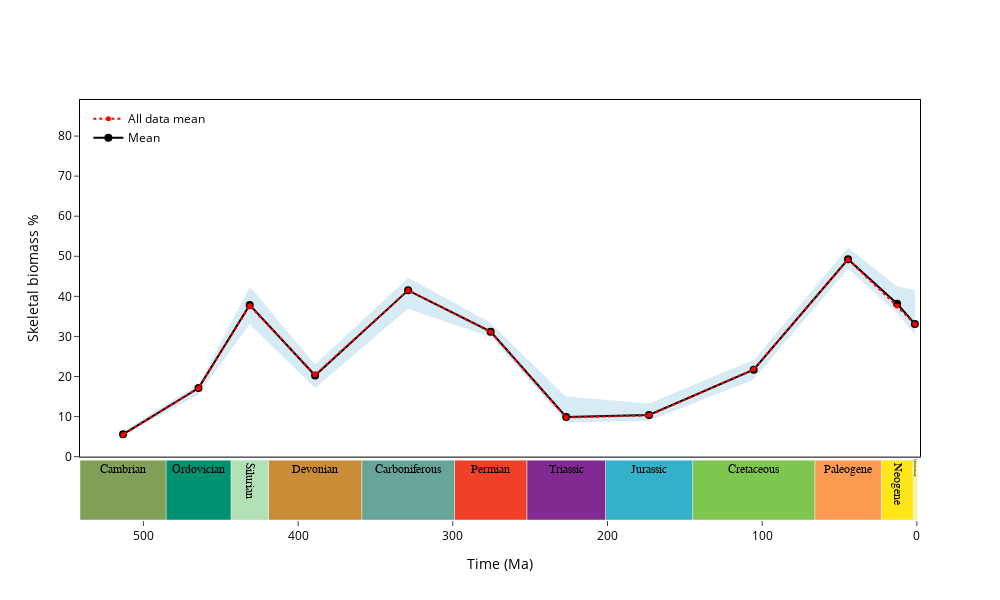

Notebook code for this chart:
### Code cell
fig = make_subplots(rows = 2,cols = 1,shared_xaxes = True,row_heights = [0.85,0.15],
                 vertical_spacing = 0.001)


fig.add_trace(go.Scatter(x=sampling_stats['time'], y=sampling_stats['min'],showlegend = False,
                             fill=None,mode='lines',line_color='white',
                        ),row=1,col=1)

fig.add_trace(go.Scatter(x=sampling_stats['time'],y=sampling_stats['max'],showlegend = False,
                         fill='tonexty', # fill area between trace0 and trace1
                         mode='lines', fillcolor='rgba(174, 215, 234,0.5)',
                         line_color = 'white'),row=1,col=1)

fig.add_trace(go.Scatter(x =sampling_stats['time'] ,y = sampling_stats['mean'],
                         mode = 'lines+markers',
                         name = 'Mean', line = dict(color = 'black'),showlegend = True,
                         marker = dict(color = 'black',size = 8),
                         ),row=1,col=1)

fig.add_trace(go.Scatter(x =data_skeletal['time'] ,y = data_skeletal['mean'],
                         mode = 'lines+markers',
                         name = 'All data mean', line = dict(color = 'red',dash = 'dot'),
                         showlegend = True,
                         marker = dict(color = 'red',size = 5),
                         ),row=1,col=1)


fig.update_xaxes(range=(541,-2),showticklabels = False,showline = True, 
                     mirror = True,linecolor = 'black',row=1,col=1)

plot_utils.plot_time(fig,time_period,width_period,2,1)

fig.update_xaxes(range=(541,-2),ticks = 'outside',title = 'Time (Ma)',row=2,col=1)

fig.update_yaxes(title='Skeletal biomass %',showline = True, ticks = 'outside',
                     range=(0,89),mirror = True,linecolor = 'black',row=1,col=1)

fig.update_layout(height = 600, width = 1000,font_color = 'black',
                 paper_bgcolor = 'white',
                 plot_bgcolor = 'white',
                 legend=dict(
                yanchor="top",
                    y=0.99,
                    xanchor="left",
                    x=0.01))
fig.show()
fig.write_image('./figures/Figure_S8.png',scale = 6)

### Figure 1 — Plotly figure (JSON) as saved in the notebook; plotly's stock layout.template omitted (floating-point values rounded to 4 significant figures)
{"data": [{"line": {"color": "white"}, "mode": "lines", "showlegend": false, "type": "scatter", "x": [1.294, 12.81, 44.51, 105.5, 173.1, 226.7, 275.5, 328.9, 389.1, 431.3, 464.4, 513.2], "xaxis": "x", "y": [30.21, 35.51, 46.55, 18.96, 8.702, 8.299, 29.57, 36.65, 16.73, 32.67, 15.19, 5.165], "yaxis": "y"}, {"fill": "tonexty", "fillcolor": "rgba(174, 215, 234,0.5)", "line": {"color": "white"}, "mode": "lines", "showlegend": false, "type": "scatter", "x": [1.294, 12.81, 44.51, 105.5, 173.1, 226.7, 275.5, 328.9, 389.1, 431.3, 464.4, 513.2], "xaxis": "x", "y": [41.79, 42.77, 52.51, 24.46, 13.51, 15.22, 33.67, 44.92, 23.34, 42.86, 18.41, 6.628], "yaxis": "y"}, {"line": {"color": "black"}, "marker": {"color": "black", "size": 8}, "mode": "lines+markers", "name": "Mean", "showlegend": true, "type": "scatter", "x": [1.294, 12.81, 44.51, 105.5, 173.1, 226.7, 275.5, 328.9, 389.1, 431.3, 464.4, 513.2], "xaxis": "x", "y": [33.12, 38.15, 49.25, 21.7, 10.39, 9.913, 31.19, 41.49, 20.24, 37.86, 17.12, 5.561], "yaxis": "y"}, {"line": {"color": "red", "dash": "dot"}, "marker": {"color": "red", "size": 5}, "mode": "lines+markers", "name": "All data mean", "showlegend": true, "type": "scatter", "x": [1.294, 12.81, 44.51, 105.5, 173.1, 226.7, 275.5, 328.9, 389.1, 431.3, 464.4, 513.2], "xaxis": "x", "y": [33.01, 37.59, 49.18, 21.79, 10.3, 9.768, 31.13, 41.51, 20.41, 37.66, 17.1, 5.48], "yaxis": "y"}, {"dx": 100, "marker": {"color": ["#F9F97F", "#FFE619", "#FD9A52", "#7FC64E", "#34B2C9", "#812B92", "#F04028", "#67A599", "#CB8C37", "#B3E1B6", "#009270", "#7FA056"]}, "offset": 0, "showlegend": false, "text": ["Quaternary", "Neogene", "Paleogene", "Cretaceous", "Jurassic", "Triassic", "Permian", "Carboniferous", "Devonian", "Silurian", "Ordovician", "Cambrian"], "textfont": {"color": "black", "family": "Arial black", "size": 12}, "textposition": "inside", "type": "bar", "width": [2.588, 20.44, 42.97, 79, 56.3, 50.87, 46.73, 60, 60.3, 24.2, 42, 55.6], "x": [0, 2.588, 23.03, 66, 145, 201.3, 252.2, 298.9, 358.9, 419.2, 443.4, 485.4], "x0": 0, "xaxis": "x2", "y": [0.2, 0.2, 0.2, 0.2, 0.2, 0.2, 0.2, 0.2, 0.2, 0.2, 0.2, 0.2], "yaxis": "y2"}], "layout": {"font": {"color": "black"}, "height": 600, "legend": {"x": 0.01, "xanchor": "left", "y": 0.99, "yanchor": "top"}, "paper_bgcolor": "white", "plot_bgcolor": "white", "width": 1000, "xaxis": {"anchor": "y", "domain": [0, 1], "linecolor": "black", "matches": "x2", "mirror": true, "range": [541, -2], "showline": true, "showticklabels": false}, "xaxis2": {"anchor": "y2", "domain": [0, 1], "range": [541, -2], "ticks": "outside", "title": {"text": "Time (Ma)"}}, "yaxis": {"anchor": "x", "domain": [0.1508, 1], "linecolor": "black", "mirror": true, "range": [0, 89], "showline": true, "ticks": "outside", "title": {"text": "Skeletal biomass %"}}, "yaxis2": {"anchor": "x2", "domain": [0, 0.1498], "showticklabels": false}}}
